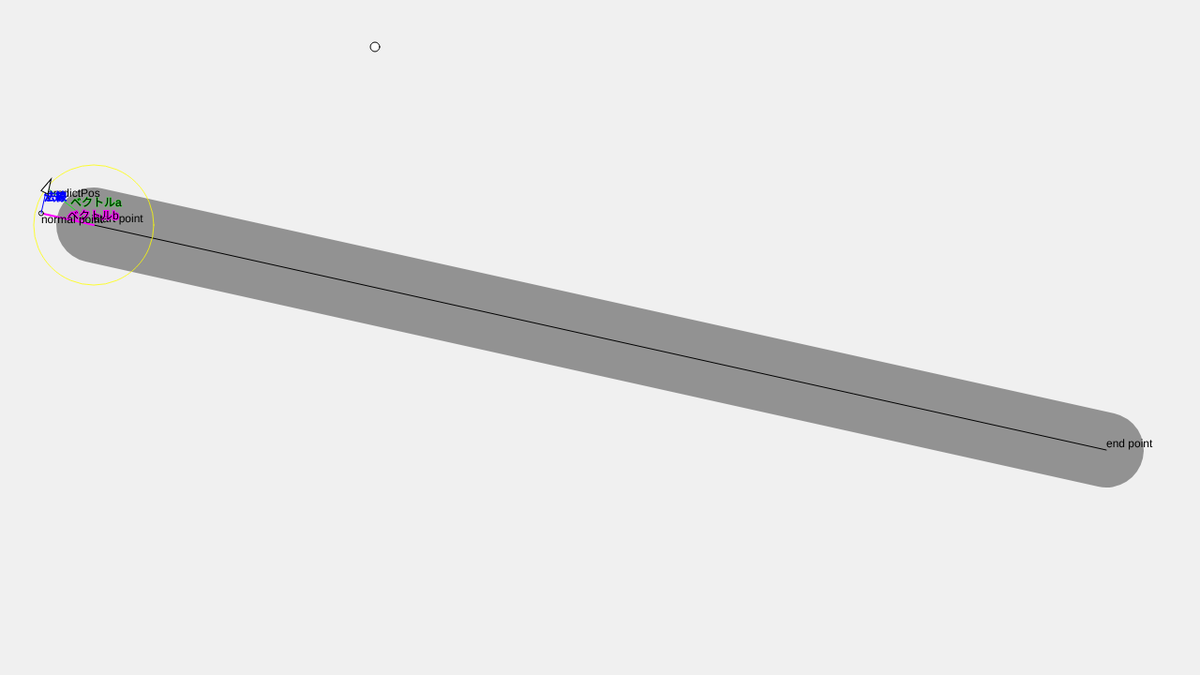
Frame 1 (no input)
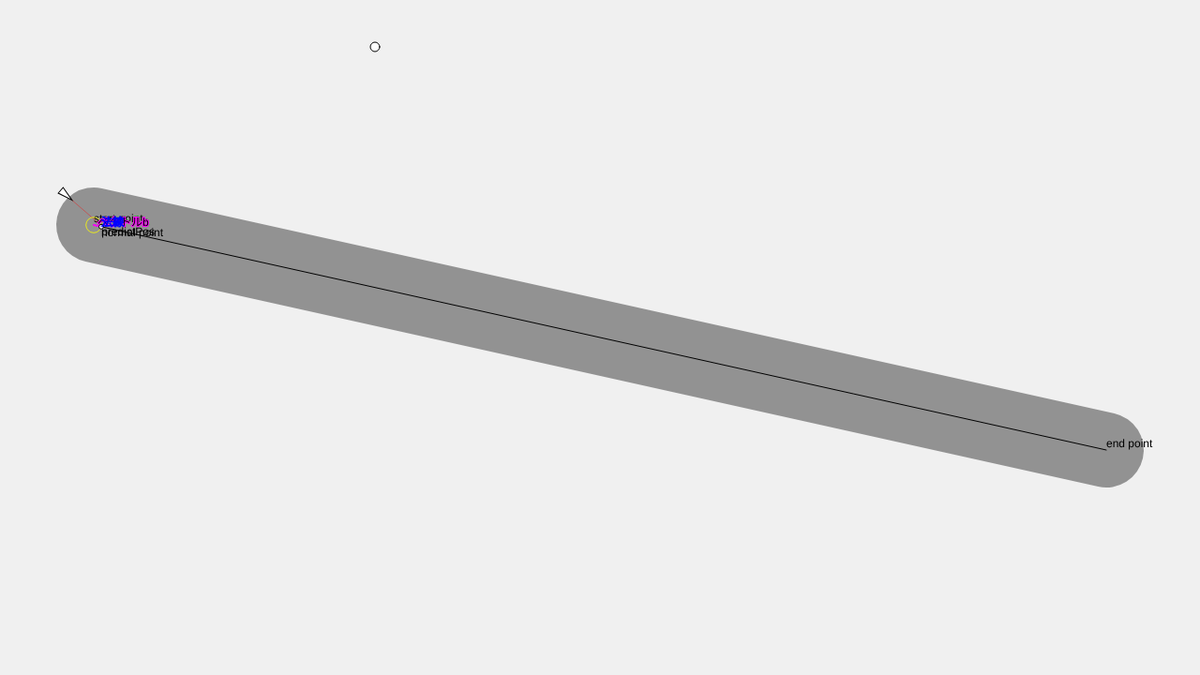
Frame 60 (no input)
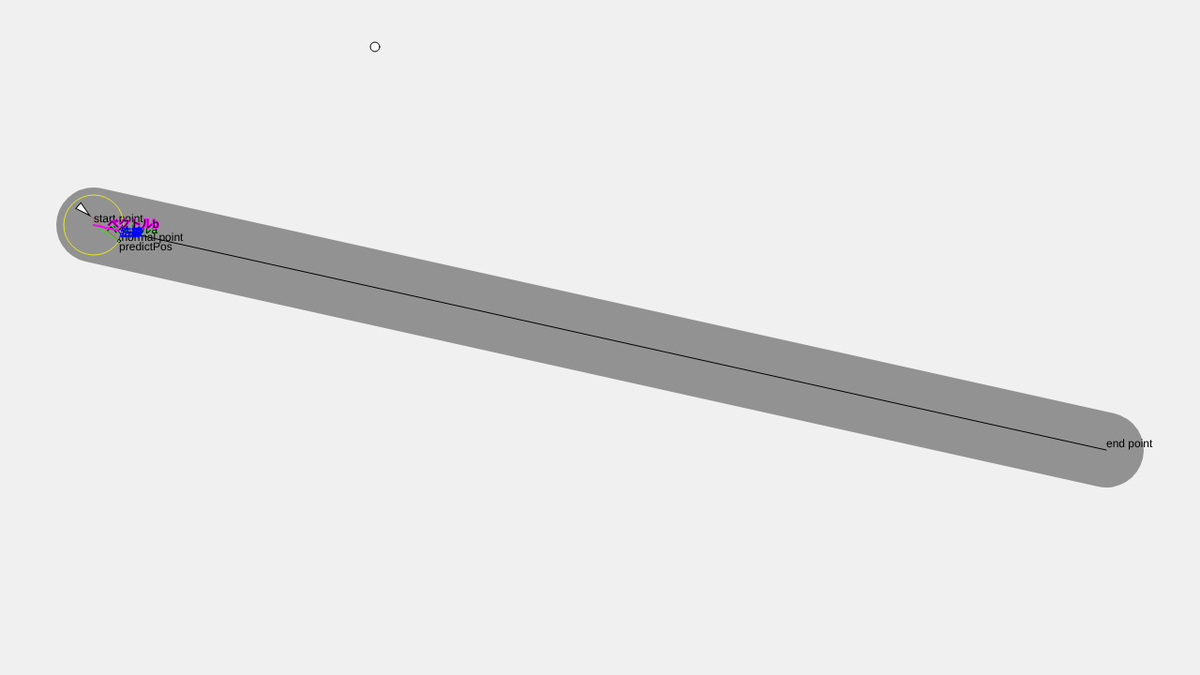
Frame 120 (the mouse pressed at the canvas centre since frame 60)

The p5.js sketch that drew these frames (run headless with seeded random() and noise() and a simulated clock; from frame 60 on, the mouse is pressed at the canvas centre):

// p5.js sketch
// ── sketch.js
/// <reference path="../../p5.global-mode.d.ts" />
class Vehicle {
    constructor() {
        this.position = createVector(50,200);
        this.velocity = createVector(0, 0);
        this.acceleration = createVector(1,-2);
        this.mass = 1;
        this.scale = 4;
        this.maxspeed = 1;
        this.maxforce = 0.4;
    }
    seek(target) {
        let desired = p5.Vector.sub(target, this.position);
        push();
        stroke(255, 0, 0, 100);
        translate(this.position.x, this.position.y);
        line(0, 0, desired.x, desired.y);
        pop();
        let d = desired.mag();
        desired.normalize();
        if (d < 100) {
            let m = map(d, 0, 100, 0, this.maxspeed);
            desired.mult(m);
        } else {
            desired.mult(this.maxspeed);
        }

        let steer = p5.Vector.sub(desired, this.velocity);
        steer.limit(this.maxforce);
        this.applyForce(steer);
    }
    follow(path) {
        // predict 予想
        let predict = this.velocity.copy();
        predict.normalize();
        predict.mult(50); // TODO 書籍では25倍.
        push();
        stroke(255, 0, 0, 100);
        translate(this.position.x, this.position.y);
        line(0, 0, predict.x, predict.y);
        pop();

        let predictPos = p5.Vector.add(this.position, predict);
        push();
        translate(predictPos.x, predictPos.y);
        text('predictPos', 0, 10);
        ellipse(0, 0, 3, 3);
        pop();

        // 予想点とパスの法線を求める。
        let a = p5.Vector.sub(predictPos, path.start);
        push();
        stroke(0, 255, 0, 200); // green
        translate(path.start.x, path.start.y);
        text('ベクトルa', a.x/2, a.y/2);
        line(0, 0, a.x, a.y);
        pop();

        push();
        noFill();
        stroke(255, 255, 0, 200); // yellow 黄色
        translate(path.start.x, path.start.y);
        // デフォルトではellipseは、直径を求めているため、
        // modeをRADIUSにして、a.mag()=lenght=r半径を設定
        ellipseMode(RADIUS);
        ellipse(0, 0, a.mag());
        pop();

        let b = p5.Vector.sub(path.end, path.start);

        //2つのベクトルa,ベクトルaがあるので、ここから角度θを内積で求められる。
        // p5.Vector.angleBetween(a,b)関数と同じことを以下でしている。
        let theta = acos(a.dot(b) / (a.mag() * b.mag()));

        // ベクトルbから、法点を求める。
        // a.mag()は半径rなのでcos(θ)でx座標を求めているのと同じ。
        let x = a.mag()*cos(theta);
        b.normalize();
        b.mult(x);
        push();
        strokeWeight(2);
        stroke(255, 0, 255);
        translate(path.start.x, path.start.y);
        text('ベクトルb', b.x/2, b.y/2);
        line(0, 0, b.x, b.y);
        pop();

        // スカラー射影
        // bを単位ベクトル、つまり1にして、
        // a dot b = |a|*1*cos(θ)
        // a dot b = |a|*cos(θ)
        // |a|*cos(θ)は、a dot bに置き換えられる。
        // このスカラー射影を使えば、わざわざθを求めなくてもよい。
        //b.normalize();
        //b.mult(a.dot(b));
        
        let normalPoint = p5.Vector.add(path.start, b);
        push();
        translate(normalPoint.x, normalPoint.y);
        text('normal point', 0, 10);
        ellipse(0, 0, 5, 5);
        pop();
        // 法線表示
        push();
        noFill();
        stroke(0, 0, 255, 255);
        translate(normalPoint.x, normalPoint.y);
        text('法線', (predictPos.x - normalPoint.x)/2,
        (predictPos.y- normalPoint.y)/2);
        line(0, 0, predictPos.x - normalPoint.x, predictPos.y- normalPoint.y)
        pop();


        let distance = p5.Vector.dist(predictPos, normalPoint);
        if (distance > path.radius) {
            this.seek(normalPoint);
        }
        
    }
    applyForce(force) {
        let a = p5.Vector.div(force, this.mass);
        this.acceleration.add(a);
    }
    update() {
        this.velocity.add(this.acceleration);
        this.position.add(this.velocity);
        this.acceleration.mult(0);
    }
    display() {
        //let a = this.velocity.add((PI/2));
        let angle = atan2(this.velocity.y, this.velocity.x) + PI/2;
        push();
        translate(this.position.x, this.position.y);
        rotate(angle);
        scale(this.scale);

        strokeWeight(1/this.scale);
        beginShape();
        vertex(-1, 2);
        vertex(0, -2);
        vertex(1, 2);
        endShape(CLOSE);
        pop();
    }
}
class Path {
    constructor() {
        this.radius = 40;
        this.start = createVector(100, height/3);
        this.end = createVector(width-100, 2*height/3);
    }
    display() {
        push();
        strokeWeight(this.radius*2);
        stroke(0, 100);
        line(this.start.x, this.start.y, this.end.x, this.end.y);
        strokeWeight(1);
        stroke(0);
        line(this.start.x, this.start.y, this.end.x, this.end.y);

        strokeWeight(0);
        text('start point', this.start.x, this.start.y -3);
        strokeWeight(0);
        text('end point', this.end.x, this.end.y -3);
        pop();
    }
}
let v;
let path;
let target;
function setup() {
    createCanvas(1280, 720);
    path = new Path();
    v = new Vehicle();
    target = createVector(400, 50);
}

function draw() {
    background(240);
    path.display();
    //v.seek(target);
    v.follow(path);
    v.update();
    v.display();

    // target
    ellipse(target.x, target.y, 10, 10);
}
